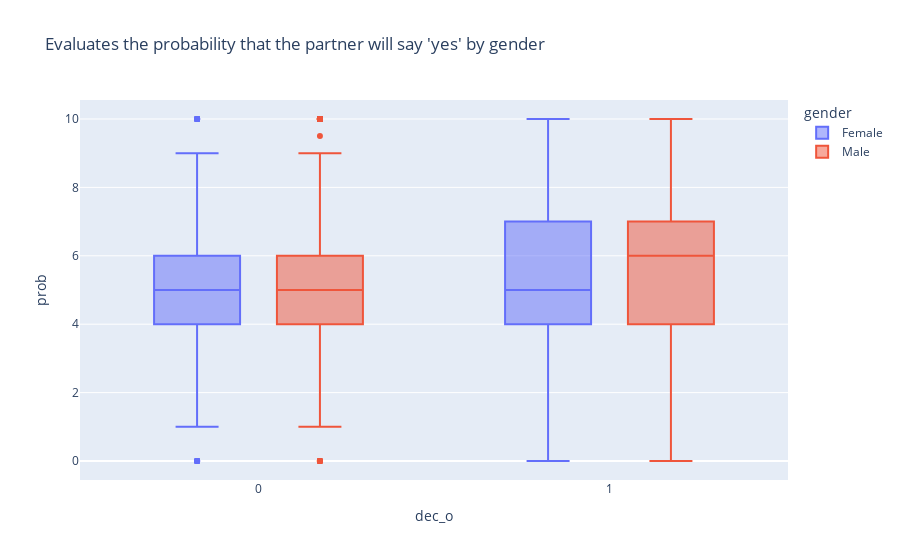

Notebook code for this chart:
### Markdown cell above
Women are more likely to say yes if they come to be happy with the people you meet during the speed-dating event

### Code cell
fig = px.box(dataset, 
            x = "dec_o",
            y = "prob",
            color = 'gender',
            title = "Evaluates the probability that the partner will say 'yes' by gender"
            )
fig.show()

### Figure 1 — Plotly figure (JSON) as saved in the notebook; plotly's stock layout.template omitted (floating-point values rounded to 4 significant figures; data arrays with more than 128 entries replaced by an {"elided": "..."} marker saying what was removed)
{"data": [{"alignmentgroup": "True", "hovertemplate": "gender=Female<br>dec_o=%{x}<br>prob=%{y}<extra></extra>", "legendgroup": "Female", "marker": {"color": "#636efa"}, "name": "Female", "notched": false, "offsetgroup": "Female", "orientation": "v", "showlegend": true, "type": "box", "x": {"elided": "4184 int values"}, "x0": " ", "xaxis": "x", "y": {"elided": "4184 float values"}, "y0": " ", "yaxis": "y"}, {"alignmentgroup": "True", "hovertemplate": "gender=Male<br>dec_o=%{x}<br>prob=%{y}<extra></extra>", "legendgroup": "Male", "marker": {"color": "#EF553B"}, "name": "Male", "notched": false, "offsetgroup": "Male", "orientation": "v", "showlegend": true, "type": "box", "x": {"elided": "4194 int values"}, "x0": " ", "xaxis": "x", "y": {"elided": "4194 float values"}, "y0": " ", "yaxis": "y"}], "layout": {"boxmode": "group", "legend": {"title": {"text": "gender"}, "tracegroupgap": 0}, "title": {"text": "Evaluates the probability that the partner will say 'yes' by gender"}, "xaxis": {"anchor": "y", "domain": [0, 1], "title": {"text": "dec_o"}}, "yaxis": {"anchor": "x", "domain": [0, 1], "title": {"text": "prob"}}}}
